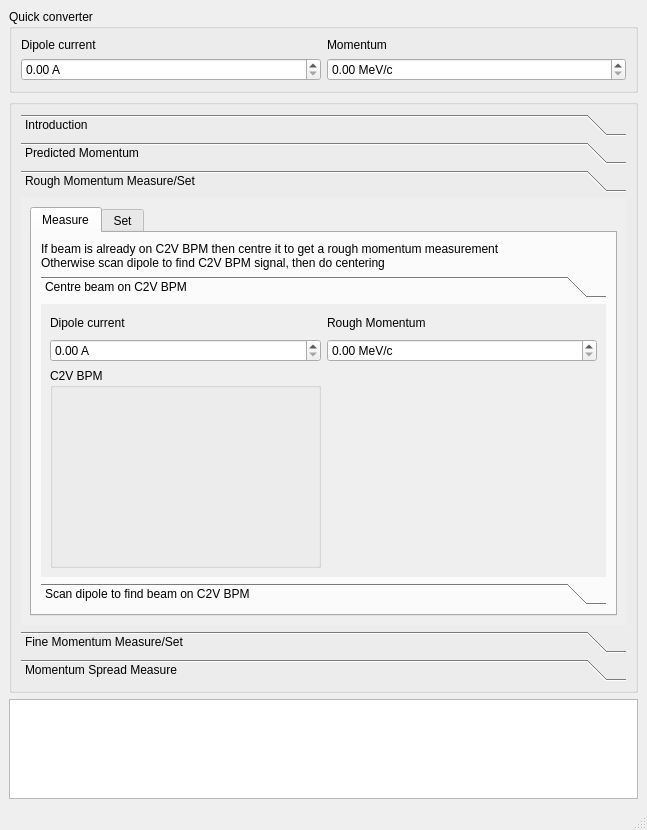
<?xml version="1.0" encoding="UTF-8"?>
<ui version="4.0">
 <class>MainWindow</class>
 <widget class="QMainWindow" name="MainWindow">
  <property name="geometry">
   <rect>
    <x>0</x>
    <y>0</y>
    <width>647</width>
    <height>830</height>
   </rect>
  </property>
  <property name="windowTitle">
   <string>MainWindow</string>
  </property>
  <widget class="QWidget" name="centralwidget">
   <layout class="QGridLayout" name="gridLayout">
    <item row="0" column="0">
     <widget class="QGroupBox" name="groupBox_10">
      <property name="minimumSize">
       <size>
        <width>0</width>
        <height>71</height>
       </size>
      </property>
      <property name="title">
       <string>Quick converter</string>
      </property>
      <layout class="QGridLayout" name="gridLayout_19">
       <item row="0" column="0">
        <widget class="QLabel" name="label_14">
         <property name="text">
          <string>Dipole current</string>
         </property>
        </widget>
       </item>
       <item row="1" column="0">
        <widget class="QDoubleSpinBox" name="doubleSpinBox_I">
         <property name="suffix">
          <string> A</string>
         </property>
        </widget>
       </item>
       <item row="0" column="1">
        <widget class="QLabel" name="label_13">
         <property name="text">
          <string>Momentum</string>
         </property>
        </widget>
       </item>
       <item row="1" column="1">
        <widget class="QDoubleSpinBox" name="doubleSpinBox_p">
         <property name="suffix">
          <string> MeV/c</string>
         </property>
        </widget>
       </item>
      </layout>
     </widget>
    </item>
    <item row="1" column="0">
     <widget class="QGroupBox" name="groupBox">
      <property name="minimumSize">
       <size>
        <width>0</width>
        <height>71</height>
       </size>
      </property>
      <property name="title">
       <string/>
      </property>
      <layout class="QGridLayout" name="gridLayout_5">
       <item row="0" column="0" colspan="2">
        <widget class="QToolBox" name="toolBox">
         <property name="font">
          <font>
           <weight>50</weight>
           <bold>false</bold>
          </font>
         </property>
         <property name="autoFillBackground">
          <bool>false</bool>
         </property>
         <property name="styleSheet">
          <string notr="true"/>
         </property>
         <property name="currentIndex">
          <number>2</number>
         </property>
         <widget class="QWidget" name="page_7">
          <property name="geometry">
           <rect>
            <x>0</x>
            <y>0</y>
            <width>601</width>
            <height>512</height>
           </rect>
          </property>
          <attribute name="label">
           <string>Introduction</string>
          </attribute>
          <layout class="QGridLayout" name="gridLayout_20">
           <item row="0" column="0" alignment="Qt::AlignTop">
            <widget class="QLabel" name="label">
             <property name="text">
              <string>Work from top to bottom through the steps below to measure momentum and momentum spread.</string>
             </property>
            </widget>
           </item>
          </layout>
         </widget>
         <widget class="QWidget" name="page">
          <property name="geometry">
           <rect>
            <x>0</x>
            <y>0</y>
            <width>601</width>
            <height>512</height>
           </rect>
          </property>
          <attribute name="label">
           <string>Predicted Momentum</string>
          </attribute>
          <layout class="QGridLayout" name="gridLayout_11">
           <item row="0" column="0">
            <widget class="QLabel" name="label_2">
             <property name="maximumSize">
              <size>
               <width>16777215</width>
               <height>30</height>
              </size>
             </property>
             <property name="text">
              <string>Skip this step if beam already on C2V BPM
Otherwise use either magnet or RF settings to predict the momentum</string>
             </property>
            </widget>
           </item>
           <item row="1" column="0">
            <widget class="Line" name="line">
             <property name="orientation">
              <enum>Qt::Horizontal</enum>
             </property>
            </widget>
           </item>
           <item row="2" column="0">
            <layout class="QGridLayout" name="gridLayout_4">
             <item row="1" column="1">
              <widget class="QDoubleSpinBox" name="doubleSpinBox_I_2">
               <property name="suffix">
                <string> A</string>
               </property>
              </widget>
             </item>
             <item row="1" column="0">
              <widget class="QPushButton" name="pushButton_useCurrent">
               <property name="sizePolicy">
                <sizepolicy hsizetype="Minimum" vsizetype="Fixed">
                 <horstretch>0</horstretch>
                 <verstretch>0</verstretch>
                </sizepolicy>
               </property>
               <property name="minimumSize">
                <size>
                 <width>140</width>
                 <height>22</height>
                </size>
               </property>
               <property name="maximumSize">
                <size>
                 <width>371</width>
                 <height>16777215</height>
                </size>
               </property>
               <property name="text">
                <string>Use current from dipole</string>
               </property>
               <property name="checked">
                <bool>false</bool>
               </property>
              </widget>
             </item>
             <item row="0" column="2">
              <widget class="QLabel" name="label_3">
               <property name="text">
                <string>Predicted Momentum</string>
               </property>
              </widget>
             </item>
             <item row="1" column="2">
              <widget class="QDoubleSpinBox" name="doubleSpinBox_p_2">
               <property name="suffix">
                <string> MeV/c</string>
               </property>
              </widget>
             </item>
             <item row="1" column="3">
              <widget class="QPushButton" name="pushButton_useRF">
               <property name="enabled">
                <bool>false</bool>
               </property>
               <property name="sizePolicy">
                <sizepolicy hsizetype="Minimum" vsizetype="Fixed">
                 <horstretch>0</horstretch>
                 <verstretch>0</verstretch>
                </sizepolicy>
               </property>
               <property name="minimumSize">
                <size>
                 <width>140</width>
                 <height>22</height>
                </size>
               </property>
               <property name="maximumSize">
                <size>
                 <width>371</width>
                 <height>16777215</height>
                </size>
               </property>
               <property name="font">
                <font/>
               </property>
               <property name="text">
                <string>Predict momentum from RF</string>
               </property>
               <property name="checked">
                <bool>false</bool>
               </property>
              </widget>
             </item>
             <item row="0" column="1">
              <widget class="QLabel" name="label_4">
               <property name="maximumSize">
                <size>
                 <width>16777215</width>
                 <height>10</height>
                </size>
               </property>
               <property name="text">
                <string>Dipole current</string>
               </property>
              </widget>
             </item>
            </layout>
           </item>
           <item row="3" column="0">
            <widget class="Line" name="line_2">
             <property name="orientation">
              <enum>Qt::Horizontal</enum>
             </property>
            </widget>
           </item>
           <item row="4" column="0">
            <widget class="QLabel" name="label_7">
             <property name="text">
              <string>Show C2V BPM readout and live/not live
Show relevant RF settings
Show dipole current
Show latest measured value?</string>
             </property>
            </widget>
           </item>
           <item row="5" column="0">
            <widget class="QLabel" name="label_I">
             <property name="minimumSize">
              <size>
               <width>120</width>
               <height>0</height>
              </size>
             </property>
             <property name="text">
              <string>...</string>
             </property>
            </widget>
           </item>
           <item row="6" column="0">
            <widget class="QLabel" name="label_6">
             <property name="minimumSize">
              <size>
               <width>0</width>
               <height>200</height>
              </size>
             </property>
             <property name="text">
              <string/>
             </property>
            </widget>
           </item>
          </layout>
         </widget>
         <widget class="QWidget" name="page_2">
          <property name="geometry">
           <rect>
            <x>0</x>
            <y>0</y>
            <width>601</width>
            <height>405</height>
           </rect>
          </property>
          <attribute name="label">
           <string>Rough Momentum Measure/Set</string>
          </attribute>
          <layout class="QGridLayout" name="gridLayout_2">
           <item row="0" column="0">
            <widget class="QTabWidget" name="tabWidget">
             <property name="currentIndex">
              <number>0</number>
             </property>
             <widget class="QWidget" name="tab">
              <attribute name="title">
               <string>Measure</string>
              </attribute>
              <layout class="QGridLayout" name="gridLayout_6">
               <item row="0" column="0">
                <widget class="QLabel" name="label_5">
                 <property name="text">
                  <string>If beam is already on C2V BPM then centre it to get a rough momentum measurement
Otherwise scan dipole to find C2V BPM signal, then do centering</string>
                 </property>
                </widget>
               </item>
               <item row="1" column="0">
                <widget class="QToolBox" name="toolBox_2">
                 <property name="currentIndex">
                  <number>0</number>
                 </property>
                 <widget class="QWidget" name="page_5">
                  <property name="geometry">
                   <rect>
                    <x>0</x>
                    <y>0</y>
                    <width>551</width>
                    <height>231</height>
                   </rect>
                  </property>
                  <attribute name="label">
                   <string>Centre beam on C2V BPM</string>
                  </attribute>
                  <layout class="QGridLayout" name="gridLayout_7">
                   <item row="0" column="0">
                    <layout class="QGridLayout" name="gridLayout_16">
                     <item row="0" column="0">
                      <widget class="QLabel" name="label_12">
                       <property name="maximumSize">
                        <size>
                         <width>16777215</width>
                         <height>20</height>
                        </size>
                       </property>
                       <property name="text">
                        <string>Dipole current</string>
                       </property>
                      </widget>
                     </item>
                     <item row="0" column="1">
                      <widget class="QLabel" name="label_11">
                       <property name="text">
                        <string>Rough Momentum</string>
                       </property>
                      </widget>
                     </item>
                     <item row="1" column="0">
                      <widget class="QDoubleSpinBox" name="doubleSpinBox_I_3">
                       <property name="suffix">
                        <string> A</string>
                       </property>
                      </widget>
                     </item>
                     <item row="1" column="1">
                      <widget class="QDoubleSpinBox" name="doubleSpinBox_p_3">
                       <property name="suffix">
                        <string> MeV/c</string>
                       </property>
                      </widget>
                     </item>
                     <item row="2" column="0">
                      <widget class="QGroupBox" name="groupBox_3">
                       <property name="title">
                        <string>C2V BPM</string>
                       </property>
                       <layout class="QHBoxLayout" name="horizontalLayout"/>
                      </widget>
                     </item>
                    </layout>
                   </item>
                  </layout>
                 </widget>
                 <widget class="QWidget" name="page_6">
                  <property name="geometry">
                   <rect>
                    <x>0</x>
                    <y>0</y>
                    <width>530</width>
                    <height>110</height>
                   </rect>
                  </property>
                  <attribute name="label">
                   <string>Scan dipole to find beam on C2V BPM</string>
                  </attribute>
                  <layout class="QGridLayout" name="gridLayout_13">
                   <item row="0" column="0">
                    <layout class="QGridLayout" name="gridLayout_12">
                     <item row="2" column="0" colspan="4">
                      <widget class="QGroupBox" name="groupBox_2">
                       <property name="title">
                        <string>C2V BPM x-pos vs dipole setting</string>
                       </property>
                      </widget>
                     </item>
                     <item row="0" column="2">
                      <widget class="QLineEdit" name="lineEdit_roughCurrentMax"/>
                     </item>
                     <item row="0" column="1">
                      <widget class="QLineEdit" name="lineEdit_roughCurrentMin"/>
                     </item>
                     <item row="1" column="0" colspan="4">
                      <widget class="QPushButton" name="pushButton_roughCentreC2VCurrent">
                       <property name="text">
                        <string>Scan dipole</string>
                       </property>
                       <property name="checked">
                        <bool>false</bool>
                       </property>
                      </widget>
                     </item>
                     <item row="0" column="3">
                      <widget class="QLineEdit" name="lineEdit_roughCurrentMax_2"/>
                     </item>
                     <item row="0" column="0">
                      <widget class="QPushButton" name="pushButton_roughGetCurrentRange">
                       <property name="text">
                        <string>Get scan range from initial estimate (min/max/step):</string>
                       </property>
                       <property name="checked">
                        <bool>false</bool>
                       </property>
                      </widget>
                     </item>
                    </layout>
                   </item>
                  </layout>
                 </widget>
                </widget>
               </item>
              </layout>
             </widget>
             <widget class="QWidget" name="tab_2">
              <attribute name="title">
               <string>Set</string>
              </attribute>
              <widget class="QGroupBox" name="groupBox_8">
               <property name="geometry">
                <rect>
                 <x>10</x>
                 <y>10</y>
                 <width>661</width>
                 <height>90</height>
                </rect>
               </property>
               <property name="maximumSize">
                <size>
                 <width>16777215</width>
                 <height>150</height>
                </size>
               </property>
               <property name="styleSheet">
                <string notr="true">background-color: rgb(255, 255, 255);</string>
               </property>
               <property name="title">
                <string>Instructions</string>
               </property>
               <layout class="QGridLayout" name="gridLayout_15">
                <item row="0" column="0">
                 <widget class="QLabel" name="label_8">
                  <property name="text">
                   <string>Confirm whether gun only or gun + linac
Select momentum - current will be automatically set
Set RF amplitude to centre on C2V</string>
                  </property>
                 </widget>
                </item>
               </layout>
              </widget>
             </widget>
            </widget>
           </item>
          </layout>
         </widget>
         <widget class="QWidget" name="page_3">
          <property name="geometry">
           <rect>
            <x>0</x>
            <y>0</y>
            <width>601</width>
            <height>512</height>
           </rect>
          </property>
          <attribute name="label">
           <string>Fine Momentum Measure/Set</string>
          </attribute>
          <layout class="QGridLayout" name="gridLayout_3">
           <item row="2" column="0">
            <widget class="QTabWidget" name="tabWidget_2">
             <property name="currentIndex">
              <number>0</number>
             </property>
             <widget class="QWidget" name="tab_3">
              <attribute name="title">
               <string>Measure</string>
              </attribute>
             </widget>
             <widget class="QWidget" name="tab_4">
              <attribute name="title">
               <string>Set</string>
              </attribute>
             </widget>
            </widget>
           </item>
           <item row="0" column="0">
            <widget class="QGroupBox" name="groupBox_6">
             <property name="minimumSize">
              <size>
               <width>0</width>
               <height>70</height>
              </size>
             </property>
             <property name="styleSheet">
              <string notr="true">background-color: rgb(255, 255, 255);</string>
             </property>
             <property name="title">
              <string>Instructions</string>
             </property>
             <layout class="QGridLayout" name="gridLayout_8">
              <item row="0" column="0">
               <widget class="QLabel" name="label_9">
                <property name="text">
                 <string>Need to have completed rough measurement to continue
Need to align beam through dipole for both fine measure and fine set</string>
                </property>
               </widget>
              </item>
             </layout>
            </widget>
           </item>
           <item row="1" column="0">
            <widget class="QTabWidget" name="tabWidget_3">
             <property name="currentIndex">
              <number>0</number>
             </property>
             <widget class="QWidget" name="tab_5">
              <attribute name="title">
               <string>Align beam through dipole</string>
              </attribute>
             </widget>
            </widget>
           </item>
          </layout>
         </widget>
         <widget class="QWidget" name="page_4">
          <property name="geometry">
           <rect>
            <x>0</x>
            <y>0</y>
            <width>601</width>
            <height>512</height>
           </rect>
          </property>
          <attribute name="label">
           <string>Momentum Spread Measure</string>
          </attribute>
          <layout class="QGridLayout" name="gridLayout_10">
           <item row="0" column="0">
            <widget class="QGroupBox" name="groupBox_9">
             <property name="minimumSize">
              <size>
               <width>0</width>
               <height>70</height>
              </size>
             </property>
             <property name="styleSheet">
              <string notr="true">background-color: rgb(255, 255, 255);</string>
             </property>
             <property name="title">
              <string>Show relevant information</string>
             </property>
             <layout class="QGridLayout" name="gridLayout_9">
              <item row="0" column="0">
               <widget class="QLabel" name="label_10">
                <property name="text">
                 <string>Need to have done fine momentum measurement to continue</string>
                </property>
               </widget>
              </item>
             </layout>
            </widget>
           </item>
           <item row="1" column="0">
            <widget class="QTabWidget" name="tabWidget_4">
             <property name="currentIndex">
              <number>0</number>
             </property>
             <widget class="QWidget" name="tab_6">
              <attribute name="title">
               <string>Beta minimisation</string>
              </attribute>
             </widget>
            </widget>
           </item>
           <item row="2" column="0">
            <widget class="QTabWidget" name="tabWidget_5">
             <property name="currentIndex">
              <number>0</number>
             </property>
             <widget class="QWidget" name="tab_7">
              <attribute name="title">
               <string>Set dispersion size</string>
              </attribute>
             </widget>
            </widget>
           </item>
           <item row="3" column="0">
            <widget class="QTabWidget" name="tabWidget_6">
             <property name="currentIndex">
              <number>0</number>
             </property>
             <widget class="QWidget" name="tab_8">
              <attribute name="title">
               <string>Calculate dispersion</string>
              </attribute>
             </widget>
            </widget>
           </item>
           <item row="4" column="0">
            <widget class="QTabWidget" name="tabWidget_7">
             <property name="currentIndex">
              <number>0</number>
             </property>
             <widget class="QWidget" name="tab_10">
              <attribute name="title">
               <string>Calculate Momentum Spread</string>
              </attribute>
             </widget>
            </widget>
           </item>
          </layout>
         </widget>
        </widget>
       </item>
      </layout>
     </widget>
    </item>
    <item row="2" column="0">
     <widget class="QTextEdit" name="textEdit">
      <property name="maximumSize">
       <size>
        <width>16777215</width>
        <height>100</height>
       </size>
      </property>
     </widget>
    </item>
   </layout>
  </widget>
  <widget class="QStatusBar" name="statusbar"/>
 </widget>
 <resources/>
 <connections/>
</ui>
